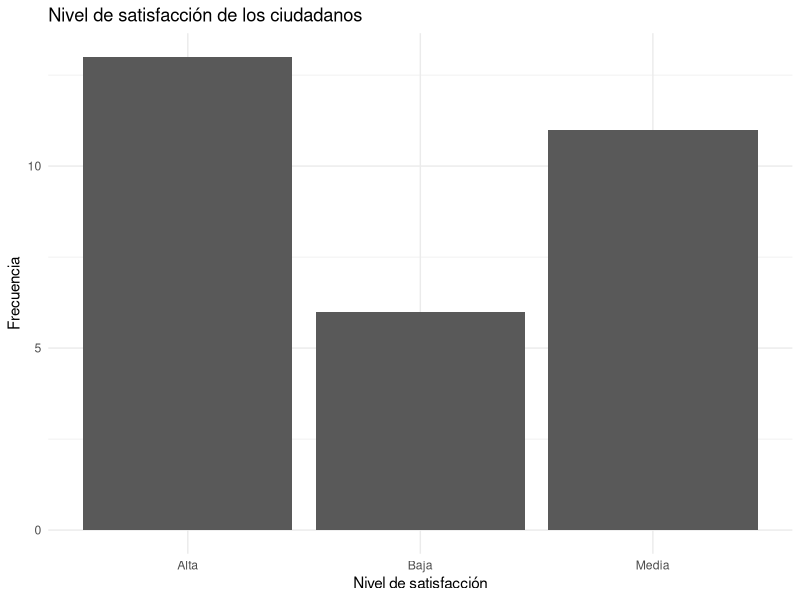
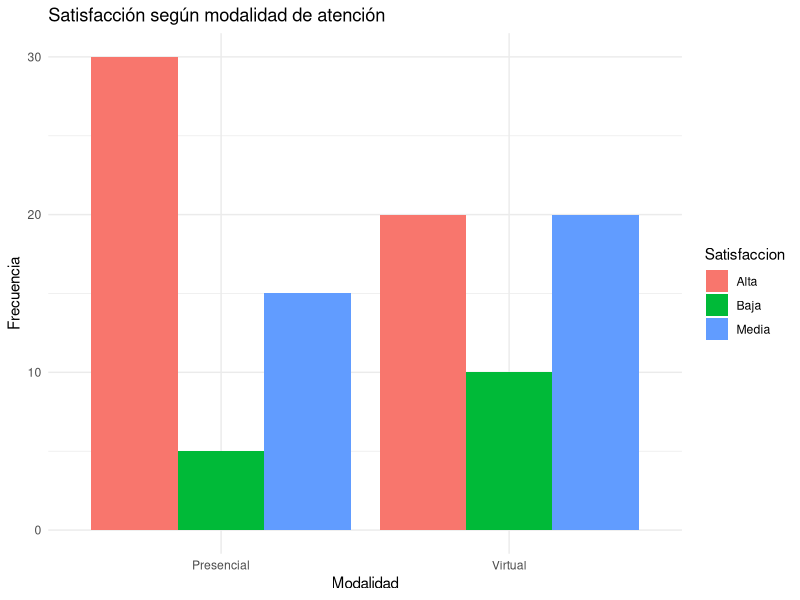
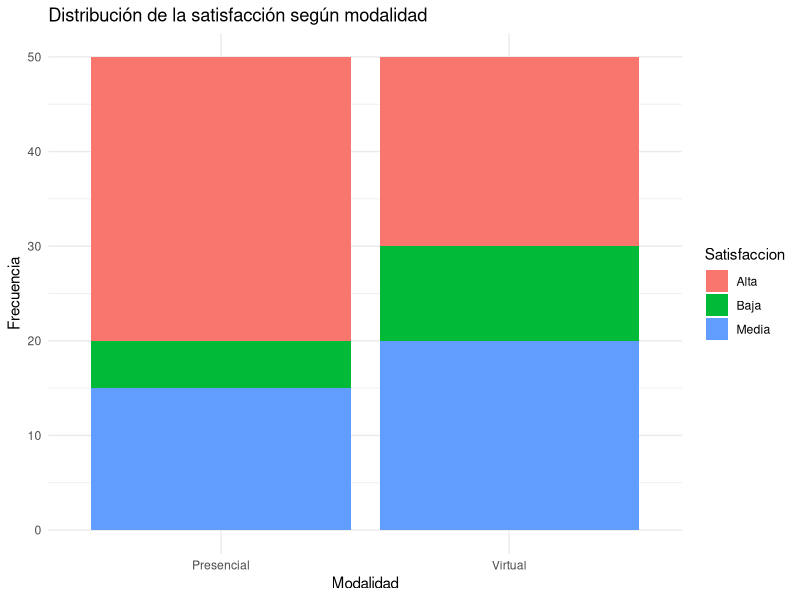
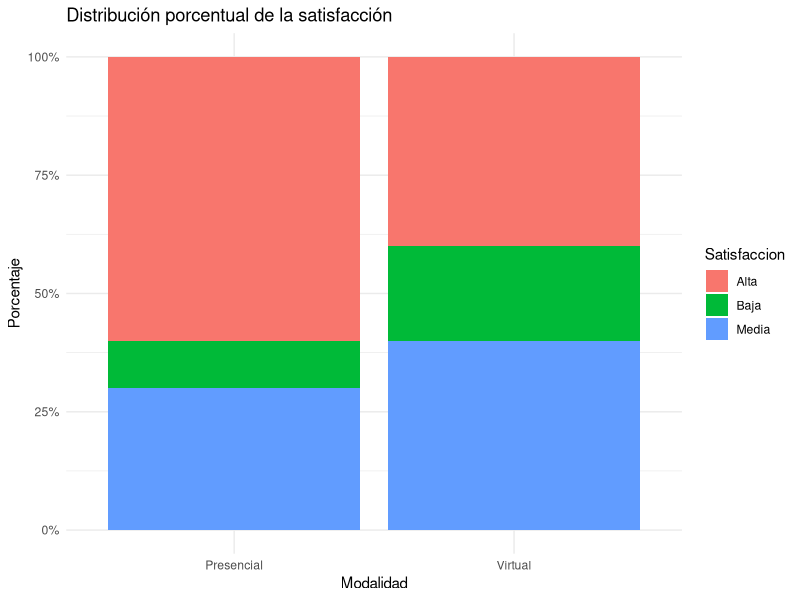

The R script that drew these images, in order:
## ---- chunk 1
ipak <- function(pkg){

  options(repos = c(CRAN="https://cloud.r-project.org"))

  new.pkg <- pkg[!(pkg %in% rownames(installed.packages()))]

  if(length(new.pkg)) install.packages(new.pkg, dependencies = TRUE)

  invisible(lapply(pkg, function(p)
    suppressPackageStartupMessages(library(p, character.only = TRUE))
  ))
}

packages <- c("tidyverse","kableExtra","psych","readxl")

ipak(packages)
## ---- chunk 2

tramites <- c("A", "B", "A", "C", "B", "A")

freq <- table(tramites)

freq_abs_acum <- cumsum(freq)

freq_abs_acum
## ---- chunk 3
frecuencias <- as.data.frame(table(tramites))

names(frecuencias) <- c("Valor", "fi")

frecuencias$Fi <- cumsum(frecuencias$fi)

frecuencias$hi <- frecuencias$fi / sum(frecuencias$fi)

frecuencias$Hi <- cumsum(frecuencias$hi)

frecuencias$Porcentaje <- frecuencias$hi * 100

frecuencias
## ---- chunk 4
frecuencias$hi <- round(frecuencias$hi, 4)

frecuencias$Hi <- round(frecuencias$Hi, 4)

frecuencias$Porcentaje <- round(
  frecuencias$Porcentaje, 2
)

frecuencias
## ---- chunk 5
satisfaccion <- c(
  "Alta","Media","Baja","Alta","Media",
  "Alta","Baja","Media","Alta","Alta",
  "Media","Baja","Alta","Media","Alta",
  "Baja","Media","Alta","Media","Alta",
  "Baja","Alta","Media","Alta","Media",
  "Baja","Alta","Media","Alta","Media"
)

table(satisfaccion)
## ---- chunk 6
prop.table(table(satisfaccion))
## ---- chunk 7
round(prop.table(table(satisfaccion)) * 100, 2)
## ---- chunk 8
library(ggplot2)

ggplot(data.frame(satisfaccion), aes(x = satisfaccion)) +
  geom_bar() +
  labs(
    title = "Nivel de satisfacción de los ciudadanos",
    x = "Nivel de satisfacción",
    y = "Frecuencia"
  ) +
  theme_minimal()
## ---- chunk 9
set.seed(123)

ingresos <- round(
  runif(40, 1.2, 6.5),
  2
)

ingresos
## ---- chunk 10
intervalos <- cut(
  ingresos,
  breaks = c(1, 2, 3, 4, 5, 6, 7),
  right = FALSE
)

table(intervalos)
## ---- chunk 11
tabla <- data.frame(
  Modalidad = c("Presencial", "Virtual"),
  Alta = c(10, 8),
  Media = c(6, 7),
  Baja = c(4, 5)
)

tabla$Total <- rowSums(tabla[, 2:4])

tabla
## ---- chunk 12
colSums(tabla[, 2:4])
## ---- chunk 13
datos <- data.frame(
  Modalidad = c(
    "Presencial", "Presencial", "Presencial",
    "Virtual", "Virtual", "Virtual"
  ),
  Satisfaccion = c(
    "Alta", "Media", "Baja",
    "Alta", "Media", "Baja"
  ),
  Frecuencia = c(
    30, 15, 5,
    20, 20, 10
  )
)

knitr::kable(
  datos,
  col.names = c("Modalidad", "Satisfacción", "Frecuencia"),
  align = "c",
  caption = "Tabla de satisfacción según modalidad"
)
## ---- chunk 14
knitr::kable(
  tabla,
  caption = "Tabla de contingencia entre modalidad y satisfacción",
  align = "c"
)
## ---- chunk 15
datos_grafico <- data.frame(
  Modalidad = rep(
    c("Presencial", "Virtual"),
    each = 3
  ),
  Satisfaccion = rep(
    c("Alta", "Media", "Baja"),
    2
  ),
  Frecuencia = c(
    30, 15, 5,
    20, 20, 10
  )
)

ggplot(
  datos_grafico,
  aes(
    x = Modalidad,
    y = Frecuencia,
    fill = Satisfaccion
  )
) +
  geom_col(
    position = "dodge"
  ) +
  labs(
    title = "Satisfacción según modalidad de atención",
    x = "Modalidad",
    y = "Frecuencia"
  ) +
  theme_minimal()
## ---- chunk 16
ggplot(
  datos_grafico,
  aes(
    x = Modalidad,
    y = Frecuencia,
    fill = Satisfaccion
  )
) +
  geom_col() +
  labs(
    title = "Distribución de la satisfacción según modalidad",
    x = "Modalidad",
    y = "Frecuencia"
  ) +
  theme_minimal()
## ---- chunk 17
ggplot(
  datos_grafico,
  aes(
    x = Modalidad,
    y = Frecuencia,
    fill = Satisfaccion
  )
) +
  geom_col(position = "fill") +
  scale_y_continuous(
    labels = scales::percent
  ) +
  labs(
    title = "Distribución porcentual de la satisfacción",
    x = "Modalidad",
    y = "Porcentaje"
  ) +
  theme_minimal()
